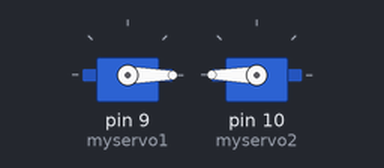
Bench run of a sketch on a simulated Arduino Uno, built with avr-gcc and run on an emulated ATmega328P. Parts: 2 × servo.

Above: at 0.05 s.
At 10.0 s:
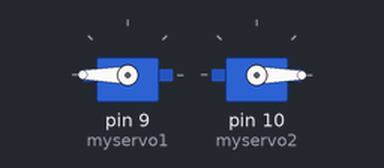
Timing chart, 0 to 13.0 s (numbered marks = the images above):
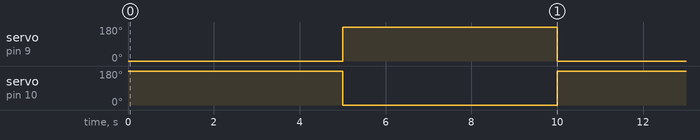

Measured:
- by itself, servo on pin 9 (myservo1), servo on pin 10 (myservo2): alternates 180° for 5.0 s and 0° for 5.0 s

The sketch:

Servo.ino
```cpp
#include <Servo.h>

Servo myservo1;  // create servo object to control a servo
Servo myservo2;  // create servo object to control a servo

int pos = 0;    // variable to store the servo position

void setup() {
  myservo1.attach(9);  // attaches the servo on pin 9 to the servo object
  myservo2.attach(10);
}

void loop() {
  myservo1.write(0);
  myservo2.write(180);
 delay(5000);
  myservo1.write(180);
  myservo2.write(0);
  delay(5000);
}
```
